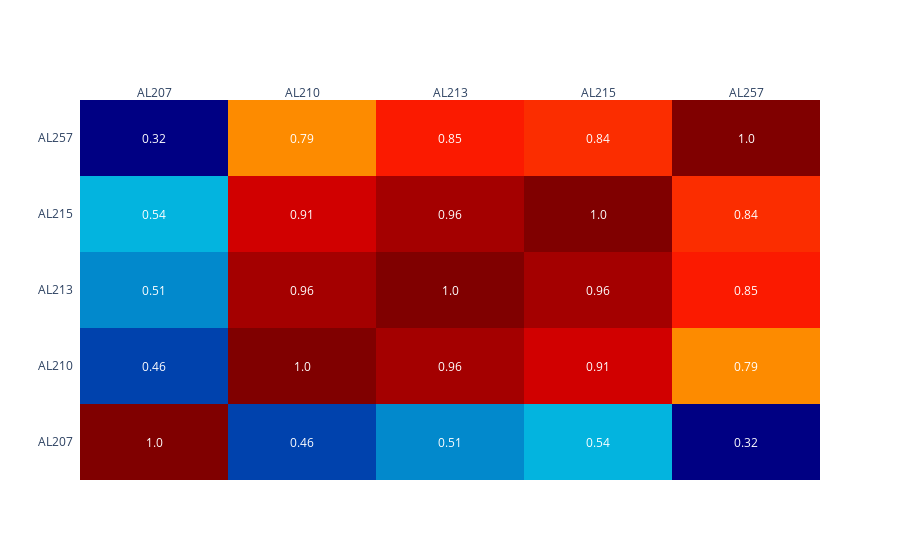

The notebook cell this image was saved under:
### Code cell
sub_axons_L= [ i for i  in os.listdir(indir) if 'axon_left' in i]
sub_df_L= combine_df(indir, sub_axons_L)
sub_df_L.fillna(0, inplace=True)
sub_Lcorr=sub_df_L.T.corr()
plot_corr(sub_Lcorr,outname=f'{outdir}\\left_subregions', save=True)

#correlation based on left subregions

### Figure 1 — Plotly figure (JSON) as saved in the notebook; plotly's stock layout.template omitted (floating-point values rounded to 4 significant figures)
{"data": [{"colorscale": [[0, "rgb(0,0,131)"], [0.2, "rgb(0,60,170)"], [0.4, "rgb(5,255,255)"], [0.6, "rgb(255,255,0)"], [0.8, "rgb(250,0,0)"], [1, "rgb(128,0,0)"]], "reversescale": false, "showscale": false, "type": "heatmap", "x": ["AL207", "AL210", "AL213", "AL215", "AL257"], "y": ["AL207", "AL210", "AL213", "AL215", "AL257"], "z": [[1, 0.46, 0.51, 0.54, 0.32], [0.46, 1, 0.96, 0.91, 0.79], [0.51, 0.96, 1, 0.96, 0.85], [0.54, 0.91, 0.96, 1, 0.84], [0.32, 0.79, 0.85, 0.84, 1]]}], "layout": {"annotations": [{"font": {"color": "#FFFFFF"}, "showarrow": false, "text": "1.0", "x": "AL207", "xref": "x", "y": "AL207", "yref": "y"}, {"font": {"color": "#FFFFFF"}, "showarrow": false, "text": "0.46", "x": "AL210", "xref": "x", "y": "AL207", "yref": "y"}, {"font": {"color": "#FFFFFF"}, "showarrow": false, "text": "0.51", "x": "AL213", "xref": "x", "y": "AL207", "yref": "y"}, {"font": {"color": "#FFFFFF"}, "showarrow": false, "text": "0.54", "x": "AL215", "xref": "x", "y": "AL207", "yref": "y"}, {"font": {"color": "#FFFFFF"}, "showarrow": false, "text": "0.32", "x": "AL257", "xref": "x", "y": "AL207", "yref": "y"}, {"font": {"color": "#FFFFFF"}, "showarrow": false, "text": "0.46", "x": "AL207", "xref": "x", "y": "AL210", "yref": "y"}, {"font": {"color": "#FFFFFF"}, "showarrow": false, "text": "1.0", "x": "AL210", "xref": "x", "y": "AL210", "yref": "y"}, {"font": {"color": "#FFFFFF"}, "showarrow": false, "text": "0.96", "x": "AL213", "xref": "x", "y": "AL210", "yref": "y"}, {"font": {"color": "#FFFFFF"}, "showarrow": false, "text": "0.91", "x": "AL215", "xref": "x", "y": "AL210", "yref": "y"}, {"font": {"color": "#FFFFFF"}, "showarrow": false, "text": "0.79", "x": "AL257", "xref": "x", "y": "AL210", "yref": "y"}, {"font": {"color": "#FFFFFF"}, "showarrow": false, "text": "0.51", "x": "AL207", "xref": "x", "y": "AL213", "yref": "y"}, {"font": {"color": "#FFFFFF"}, "showarrow": false, "text": "0.96", "x": "AL210", "xref": "x", "y": "AL213", "yref": "y"}, {"font": {"color": "#FFFFFF"}, "showarrow": false, "text": "1.0", "x": "AL213", "xref": "x", "y": "AL213", "yref": "y"}, {"font": {"color": "#FFFFFF"}, "showarrow": false, "text": "0.96", "x": "AL215", "xref": "x", "y": "AL213", "yref": "y"}, {"font": {"color": "#FFFFFF"}, "showarrow": false, "text": "0.85", "x": "AL257", "xref": "x", "y": "AL213", "yref": "y"}, {"font": {"color": "#FFFFFF"}, "showarrow": false, "text": "0.54", "x": "AL207", "xref": "x", "y": "AL215", "yref": "y"}, {"font": {"color": "#FFFFFF"}, "showarrow": false, "text": "0.91", "x": "AL210", "xref": "x", "y": "AL215", "yref": "y"}, {"font": {"color": "#FFFFFF"}, "showarrow": false, "text": "0.96", "x": "AL213", "xref": "x", "y": "AL215", "yref": "y"}, {"font": {"color": "#FFFFFF"}, "showarrow": false, "text": "1.0", "x": "AL215", "xref": "x", "y": "AL215", "yref": "y"}, {"font": {"color": "#FFFFFF"}, "showarrow": false, "text": "0.84", "x": "AL257", "xref": "x", "y": "AL215", "yref": "y"}, {"font": {"color": "#FFFFFF"}, "showarrow": false, "text": "0.32", "x": "AL207", "xref": "x", "y": "AL257", "yref": "y"}, {"font": {"color": "#FFFFFF"}, "showarrow": false, "text": "0.79", "x": "AL210", "xref": "x", "y": "AL257", "yref": "y"}, {"font": {"color": "#FFFFFF"}, "showarrow": false, "text": "0.85", "x": "AL213", "xref": "x", "y": "AL257", "yref": "y"}, {"font": {"color": "#FFFFFF"}, "showarrow": false, "text": "0.84", "x": "AL215", "xref": "x", "y": "AL257", "yref": "y"}, {"font": {"color": "#FFFFFF"}, "showarrow": false, "text": "1.0", "x": "AL257", "xref": "x", "y": "AL257", "yref": "y"}], "autosize": true, "paper_bgcolor": "rgba(0, 0, 0, 0)", "plot_bgcolor": "rgba(0, 0, 0, 0)", "xaxis": {"autorange": true, "dtick": 1, "gridcolor": "rgb(0, 0, 0)", "range": [-0.5, 4.5], "showgrid": false, "side": "top", "ticks": "", "type": "category", "visible": true}, "yaxis": {"autorange": true, "dtick": 1, "range": [-0.5, 4.5], "showgrid": false, "ticks": "", "ticksuffix": "  ", "type": "category", "visible": true}}}
